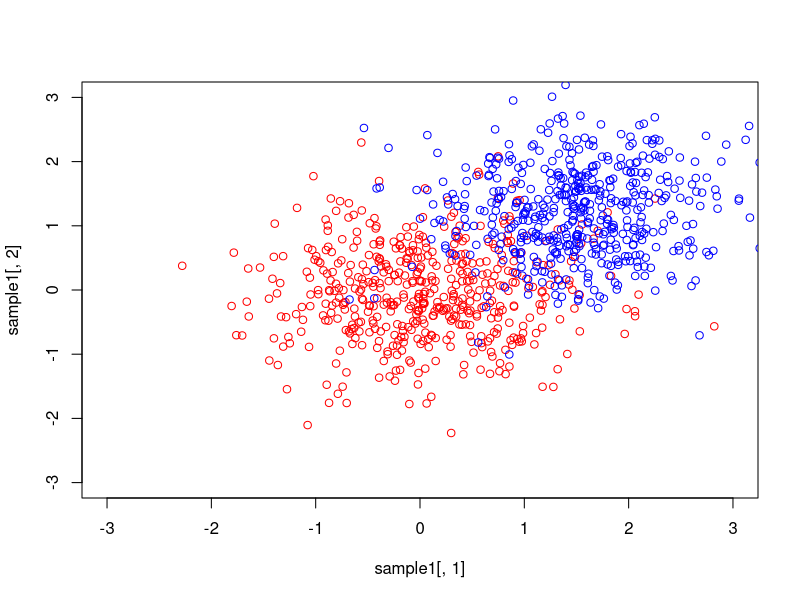

The R script that drew this image:
mu <- c(0,0)
sigma <- matrix(c(0.6,0,0,0.6),nrow = 2)

box_muller <- function(n,mu,sigma){
  u <- runif(n,0,1)
  A <- runif(n,0,2*pi)
  x1 <- sqrt(-2*log(u)) * cos(A)
  x2 <- sqrt(-2*log(u)) * sin(A)
  x_standard <- cbind(x1,x2)
  w <- chol(sigma)
  Y <- x_standard%*%t(w) + matrix(rep(mu, each = n), ncol = 2)
  return(Y)
}

system.time(box_muller(10000000,mu,sigma))


library(mvtnorm)
system.time(rmvnorm(10000000,mu,sigma,method = "chol"))


mix_normal <- function(n,prob,mu1,mu2,sigma1,sigma2){
  
  # get the number of observations of each density
  density1_n <- floor(n*prob)
  density2_n <- n-density1_n
  
  sample1 <- box_muller(density1_n,mu1,sigma1)
  sample2 <- box_muller(density2_n,mu2,sigma2)
  
  # add lable to each component
  sample1 <- cbind(sample1,1)
  sample2 <- cbind(sample2,2)
  
  samples <- rbind(sample1,sample2)
  return(samples)
}

mu1 <- c(0,0)
mu2 <- c(1.5,1.2)
sigma1 <- matrix(c(0.6,0,0,0.6),nrow = 2)
sigma2 <- matrix(c(0.5,0,0,0.5),nrow = 2)

new_samples <- mix_normal(1000,0.5,mu1,mu2,sigma1,sigma2)
sample1 <- new_samples[which(new_samples[,3] == 1), ]
sample2 <- new_samples[which(new_samples[,3] == 2), ]
plot(sample1[,1],sample1[,2],col="red",ylim = c(-3,3),xlim = c(-3,3))
points(sample2[,1],sample2[,2],col="blue")
